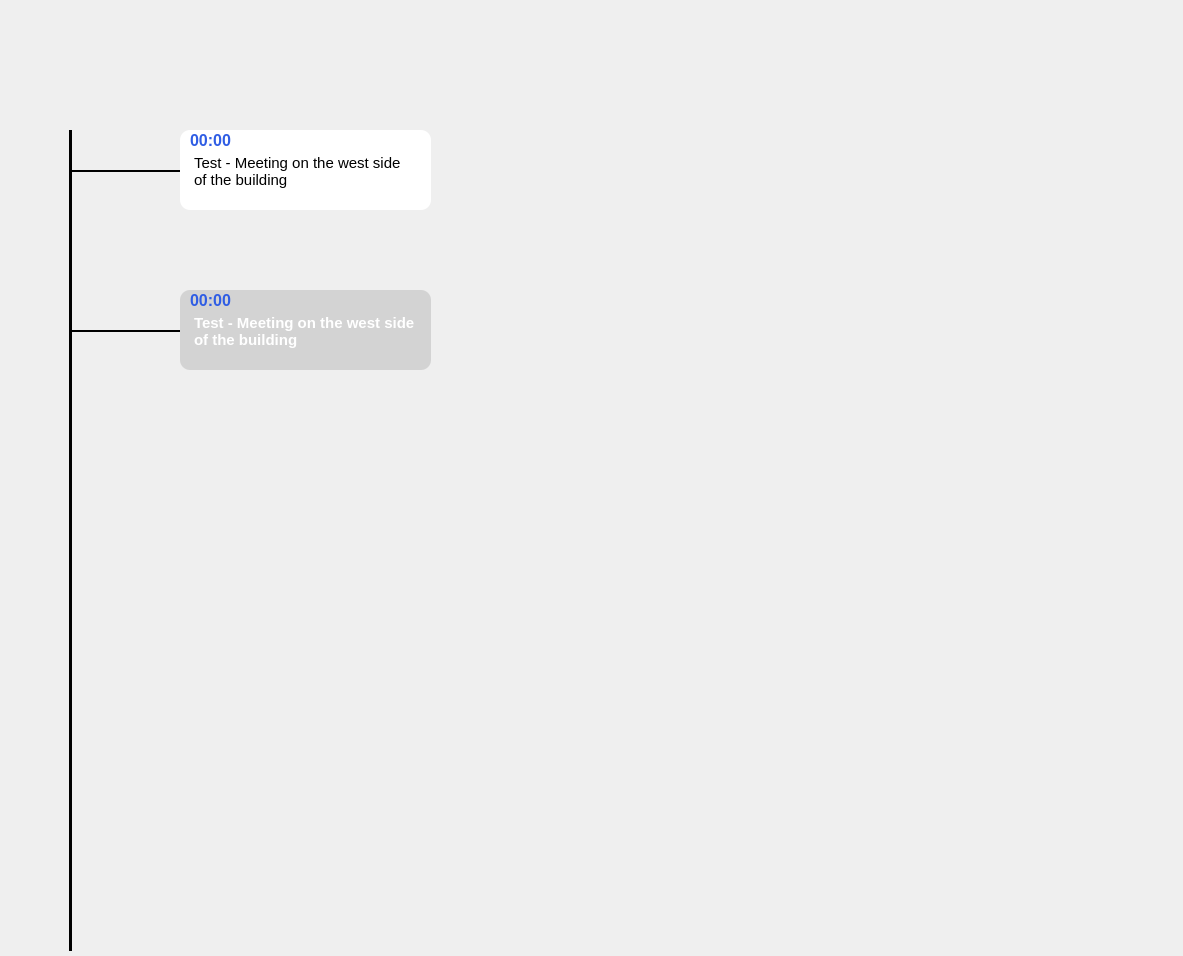
<?xml version="1.0" encoding="UTF-8"?>
<ui version="4.0">
 <class>Dialog</class>
 <widget class="QDialog" name="Dialog">
  <property name="geometry">
   <rect>
    <x>0</x>
    <y>0</y>
    <width>1183</width>
    <height>956</height>
   </rect>
  </property>
  <property name="windowTitle">
   <string>Dialog</string>
  </property>
  <widget class="Line" name="line">
   <property name="geometry">
    <rect>
     <x>60</x>
     <y>130</y>
     <width>20</width>
     <height>821</height>
    </rect>
   </property>
   <property name="frameShadow">
    <enum>QFrame::Plain</enum>
   </property>
   <property name="lineWidth">
    <number>3</number>
   </property>
   <property name="orientation">
    <enum>Qt::Vertical</enum>
   </property>
  </widget>
  <widget class="Line" name="line_2">
   <property name="geometry">
    <rect>
     <x>70</x>
     <y>170</y>
     <width>118</width>
     <height>3</height>
    </rect>
   </property>
   <property name="frameShadow">
    <enum>QFrame::Plain</enum>
   </property>
   <property name="lineWidth">
    <number>2</number>
   </property>
   <property name="orientation">
    <enum>Qt::Horizontal</enum>
   </property>
  </widget>
  <widget class="QFrame" name="frmActiveEvent">
   <property name="geometry">
    <rect>
     <x>180</x>
     <y>130</y>
     <width>251</width>
     <height>80</height>
    </rect>
   </property>
   <property name="styleSheet">
    <string notr="true">
border-radius: 10px;
background-color: white;</string>
   </property>
   <property name="frameShape">
    <enum>QFrame::StyledPanel</enum>
   </property>
   <property name="frameShadow">
    <enum>QFrame::Raised</enum>
   </property>
   <widget class="QLabel" name="label">
    <property name="geometry">
     <rect>
      <x>10</x>
      <y>0</y>
      <width>50</width>
      <height>20</height>
     </rect>
    </property>
    <property name="font">
     <font>
      <pointsize>12</pointsize>
      <weight>75</weight>
      <bold>true</bold>
     </font>
    </property>
    <property name="styleSheet">
     <string notr="true">color: #2f5de4    </string>
    </property>
    <property name="text">
     <string>00:00</string>
    </property>
   </widget>
   <widget class="QPlainTextEdit" name="plainTextEdit">
    <property name="geometry">
     <rect>
      <x>10</x>
      <y>20</y>
      <width>231</width>
      <height>61</height>
     </rect>
    </property>
    <property name="font">
     <font>
      <pointsize>11</pointsize>
     </font>
    </property>
    <property name="plainText">
     <string>Test - Meeting on the west side of the building</string>
    </property>
   </widget>
  </widget>
  <widget class="Line" name="line_3">
   <property name="geometry">
    <rect>
     <x>70</x>
     <y>330</y>
     <width>118</width>
     <height>3</height>
    </rect>
   </property>
   <property name="frameShadow">
    <enum>QFrame::Plain</enum>
   </property>
   <property name="lineWidth">
    <number>2</number>
   </property>
   <property name="orientation">
    <enum>Qt::Horizontal</enum>
   </property>
  </widget>
  <widget class="QFrame" name="frmInactiveEvent_2">
   <property name="geometry">
    <rect>
     <x>180</x>
     <y>290</y>
     <width>251</width>
     <height>80</height>
    </rect>
   </property>
   <property name="styleSheet">
    <string notr="true">
border-radius: 10px;
background-color: #D3D3D3;</string>
   </property>
   <property name="frameShape">
    <enum>QFrame::StyledPanel</enum>
   </property>
   <property name="frameShadow">
    <enum>QFrame::Raised</enum>
   </property>
   <widget class="QLabel" name="label_2">
    <property name="geometry">
     <rect>
      <x>10</x>
      <y>0</y>
      <width>50</width>
      <height>20</height>
     </rect>
    </property>
    <property name="font">
     <font>
      <pointsize>12</pointsize>
      <weight>75</weight>
      <bold>true</bold>
     </font>
    </property>
    <property name="styleSheet">
     <string notr="true">color: #2f5de4    </string>
    </property>
    <property name="text">
     <string>00:00</string>
    </property>
   </widget>
   <widget class="QPlainTextEdit" name="plainTextEdit_2">
    <property name="geometry">
     <rect>
      <x>10</x>
      <y>20</y>
      <width>231</width>
      <height>61</height>
     </rect>
    </property>
    <property name="font">
     <font>
      <family>MS Shell Dlg 2</family>
      <pointsize>11</pointsize>
      <weight>75</weight>
      <bold>true</bold>
     </font>
    </property>
    <property name="styleSheet">
     <string notr="true">color:white
</string>
    </property>
    <property name="plainText">
     <string>Test - Meeting on the west side of the building</string>
    </property>
   </widget>
  </widget>
 </widget>
 <resources/>
 <connections/>
</ui>
